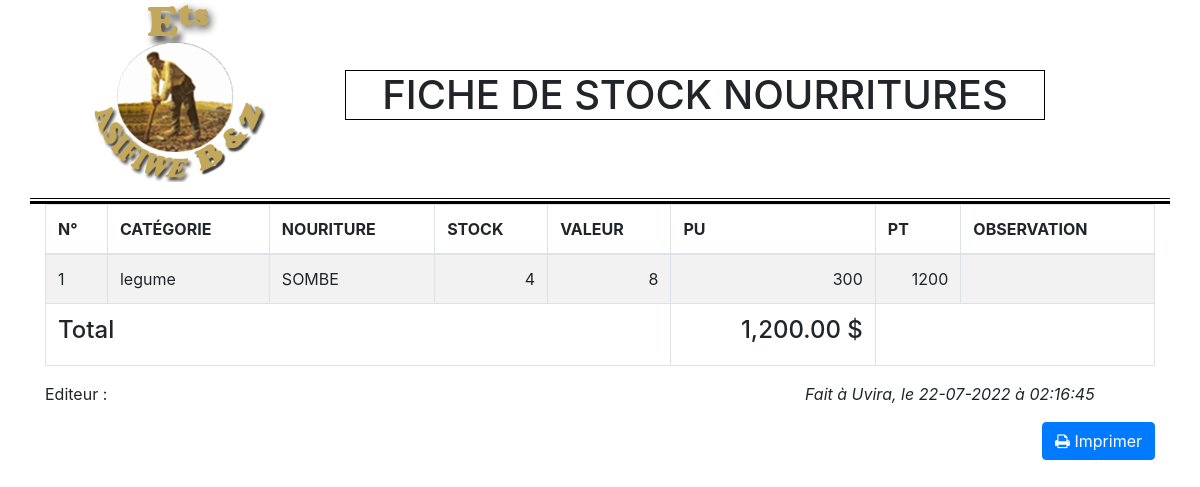
The page /php/ficheStockNourA.php (signed in) on the database its author committed.
### tables this page shows
CREATE TABLE IF NOT EXISTS `prodnour` (
  `idNour` int(11) NOT NULL AUTO_INCREMENT,
  `designNour` varchar(50) NOT NULL,
  `qnteNour` int(11) NOT NULL,
  `nbUniteNour` int(11) NOT NULL,
  `valUnitNour` int(11) NOT NULL,
  `puNour` int(11) NOT NULL,
  `idCatNour` smallint(2) NOT NULL,
  PRIMARY KEY (`idNour`),
  KEY `idCatNour` (`idCatNour`)
);

CREATE TABLE IF NOT EXISTS `catnour` (
  `idCatNour` smallint(2) NOT NULL AUTO_INCREMENT,
  `designCatNour` varchar(50) NOT NULL,
  PRIMARY KEY (`idCatNour`)
);

### php/ficheStockNourA.php (the view, shortened to what this page needs)
<?php
    require_once('bd_cnx.php');
 ?>
<!DOCTYPE html>
<html>
    <head>
        <link rel="stylesheet" type="text/css" href="pages/bootstrap/font-awesome-4.3.0/css/font-awesome.min.css">
        <link rel="stylesheet" type="text/css" href="pages/bootstrap/css/bootstrap.min.css">
        <link rel="stylesheet" type="text/css" href="pages/bootstrap/css/print.css" media="print">
    </head>
    <body id="">
        <div class="container spacer" style="border-bottom:3px solid black;">
            <div class="row" style="border-bottom:1px solid black;margin-bottom:2px">
                <div class="col-lg-3 col-md-3 col-sm-3 col-xs-3">
                    <center>
                            <p style= "">
                                <img src="../docs/img/logooooo.png" width="100%;" alt="">
                            </p>
                        </center>
                </div>
                <div class="col-lg-8 col-md-8 col-sm-8 col-xs-8" >
                    <div class="col-lg-12 col-md-12 col-sm-12 col-xs-12" style="padding-top:70px;">
                        <h1 class="text-center text-uppercase" style="text-align:center; border: 1px solid black">Fiche de stock nourritures</h1>
                    </div>
                </div>
                <div class="col-lg-1 col-md-1 col-sm-1 col-xs-1"></div>
            </div>
        </div>
        <div class="container">
            <div class="row spacer" >
                <div class="col-lg-12 col-md-12 col-sm-12 col-xs-12">
                    <table class="table table-bordered table-striped">
                        <thead>
                            <tr class="text-uppercase">
                                <th>N°</th>
                                <th>Catégorie</th>
                                <th>Nouriture</th>
                                <th>Stock</th>
                                <th>Valeur</th>
                                <th>PU</th>
                                <th>PT</th>
                                <th>OBSERVATION</th>
                            </tr>
                        </thead>
                        <tbody>
                                <?php
                                $req = $bd->query("SELECT * FROM prodnour AS A INNER JOIN catnour AS B ON B.idCatNour=A.idCatNour WHERE qnteNour > 0");
                                $num=1;
                                while($don=$req->fetch()):
                                    ?>
                            <tr>
                                    <td> <?php echo $num; ?></td>
                                    <td><?php echo $don['designCatNour'] ?></td>
                                    <td><?php echo $don['designNour'] ?></td>
                                    <td class="text-right"><?php echo $don['qnteNour'] ?></td>
                                    <td class="text-right"><?php echo $don['valUnitNour'].' '.$don['unite'] ?></td>
                                    <td class="text-right"><?php echo $don['puNour'] ?></td>
                                    <td class="text-right"><?php echo ($don['qnteNour']*$don['puNour']) ?></td>
                                    <td></td>
                            </tr>
                            <?php
                            $num++;
                             endwhile;?>
                             <tr>
                                <td colspan="5"><strong><h4>Total</h4></strong></td>
                                <td class="text-right"><strong><h4><?php
                                    $req = $bd->query("SELECT SUM(qnteNour*puNour) AS total FROM prodnour");
                                    $don=$req->fetch(PDO::FETCH_ASSOC);
                                    echo number_format($don['total'],2).' $';
                                 ?></h4></strong>
                                 </td>
                            </tr>
                        </tbody>
                    </table>
                </div>
                <div class="col-lg-4 col-md-4 col-sm-4 col-xs-4 spacer">
                   <p>Editeur : <strong><?php echo(isset($_SESSION['profil']['agent2'])?$_SESSION['profil']['agent2']['user_name']:''); ?></strong></p>
                </div>
                <div class="col-lg-4 col-md-4 col-sm-4 col-xs-4 offset-4 spacer">
                    <h class="text-center"><em>Fait à Uvira, le
                        <?php $madate= date('d-m-Y H:i:s');
                            list($annee,$mois,$jour,$h,$m,$s)=sscanf($madate,"%d-%d-%d %d:%d:%d");
                            $h+=2;
                            $timestamp=mktime($h,$m,$s,$mois,$annee,$jour);
                            $new_date=date('d-m-Y à H:i:s',$timestamp);
                            echo $new_date;
                        ?>
                    </em>
                </div>
            </div>
            <div class="row">
                    <div class="col-lg-3 col-md-3 col-sm-3 col-xs-3 offset-9">
                        <button type="button" class="btn btn-primary print pull-right"><span class="fa fa-print"></span> Imprimer</button>
                    </div>
                </div>
        </div>
    </body>
</html>

### rows shown on the page
prodnour: idCatNour.designCatNour "legume", designNour "SOMBE", qnteNour "4", valUnitNour "8", puNour "300", $don['qnteNour']*$don['puNour'] "1200"

### other values the page prints
$don['total'] "1,200.00"
$new_date "22-07-2022 à 02:16:45"
